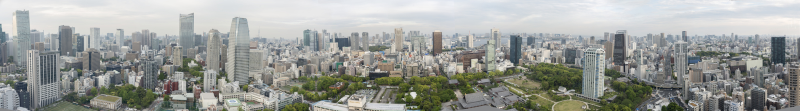
//> input picture crazygl/procedural-city/textures/city.jpg, 1600 x 222 px, given in place of lol.mpg, which was not available (shown at 1/2 size)
$ ./main   (built with g++ and OpenCV 4)
//> lines starting //> are read from the running program, lines starting //| are printed output that depends on the picture; after the words box and inside, x2 and y2 are one past the last pixel; in counts of white or black regions, pixels touching at a corner belong together; pictures that were not available may be replaced by others from this repository, and a replacement may not be noted
#include "../../../include/cvheaders.hpp"

/*
    Laboratoire 5 : tracking object depuis camera

    Faire le suivit d'object entrant dans le champs de vision de la caméra :
        1. Afficher un carré autour des objects
        2. Dire où l'object a quitter l'écran ( haut, bas , gauche, droite )

*/
using namespace std;
using namespace cv;


#define MAX_NUM_OBJECTS 10

#define MIN_OBJECT_AREA 20*20
#define MAX_OBJECT_AREA CAPTURE_WIDTH*CAPTURE_HEIGHT/1.5


int CAPTURE_WIDTH = 1280;
int CAPTURE_HEIGHT =  720;
const char * AppName = "Lab5 Tracking";
const char * wOrigin = "Image d'origine";
const char * wHsv = "Image HSV";
const char * wThres = "Image Thresholded";
const char * wMorph = "Image Morphological";
const char * wTrack = "Configuration";


// initialise les maximums et minimum pour hsv
int H_MIN = 0;
int H_MAX = 256;
int S_MIN = 0;
int S_MAX = 256;
int V_MIN = 0;
int V_MAX = 256;


// [5 lines left out: function intToString, not called in this run]

void on_trackbar(int t, void*) {

}

void createMyTrackBar() {
    cv::namedWindow(wTrack,0);
    char TrackbarName[50];
    sprintf( TrackbarName, "H_MIN", H_MIN);
	sprintf( TrackbarName, "H_MAX", H_MAX);
	sprintf( TrackbarName, "S_MIN", S_MIN);
	sprintf( TrackbarName, "S_MAX", S_MAX);
	sprintf( TrackbarName, "V_MIN", V_MIN);
	sprintf( TrackbarName, "V_MAX", V_MAX);

    createTrackbar( "H_MIN", wTrack, &H_MIN, H_MAX, on_trackbar );
//> slider 'H_MIN' is set to 51
    createTrackbar( "H_MAX", wTrack, &H_MAX, H_MAX, on_trackbar );
    createTrackbar( "S_MIN", wTrack, &S_MIN, S_MAX, on_trackbar );
//> slider 'S_MIN' is set to 51
    createTrackbar( "S_MAX", wTrack, &S_MAX, S_MAX, on_trackbar );
    createTrackbar( "V_MIN", wTrack, &V_MIN, V_MAX, on_trackbar );
//> slider 'V_MIN' is set to 51
    createTrackbar( "V_MAX", wTrack, &V_MAX, V_MAX, on_trackbar );

}


bool parseKeyPress(int keyNum) {
    if(keyNum > 0)
        return true;
    return false;
}

// [77 lines left out: functions drawObject, morphImg, trackFilteredObject, not called in this run]


int main(int argv,char ** argc)
{
    // Numero de la camera utilisé
    int device = 0;

    bool trackObject = false;
    bool morphOps = false;

    int x=0, y=0;

	cv::VideoCapture cap("C:\\Users\\wq\\lol.mpg");
    if(!cap.isOpened()) {
        std::cerr << "Impossible d'ouvrir la capture sur le device " << device << std::endl;
        return 1;
    }

    cap.set(CAP_PROP_FRAME_HEIGHT,CAPTURE_HEIGHT);
    cap.set(CAP_PROP_FRAME_WIDTH,CAPTURE_WIDTH);

    cv::namedWindow(AppName);

    createMyTrackBar();

    cv::Mat img, imgHsv, imgThresh, imgMorph;

    CAPTURE_HEIGHT = img.rows;
    CAPTURE_WIDTH = img.cols;

    while(1) {
        if(!cap.read(img)) {
        	std::cerr << "Error capturing " << std::endl;
        	return 1;
        }
//> img is the input picture: 222 rows x 1600 cols, CV_8UC3; mean B, G, R 153.4, 157.6, 155.1


        // Fait notre traitement sur l'image
        cv::medianBlur(img,img,5);
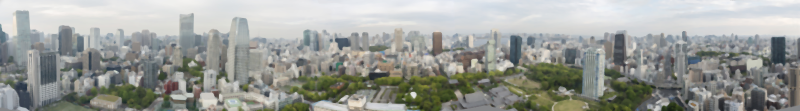
//> img: 222 rows x 1600 cols, CV_8UC3 (shown at 1/2 size); mean B, G, R 153.1, 157.7, 155.2
        // change l'image en hsv
        cvtColor(img,imgHsv,COLOR_BGR2HSV);
//> imgHsv: 222 rows x 1600 cols, CV_8UC3; mean H, S, V 64.3, 24.9, 160.6

        // filtre l'image hsv selon les valeurs
        inRange(imgHsv,Scalar(H_MIN,S_MIN,V_MIN),Scalar(H_MAX,S_MAX,V_MAX),imgThresh);
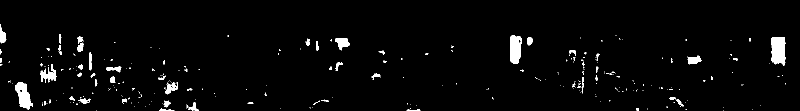
//> imgThresh: 222 rows x 1600 cols, CV_8UC1 (shown at 1/2 size); 2.6% white; 309 white regions (252 under 20 px), largest, box (x1, y1, x2, y2) and area: (1542, 74, 1571, 131) 1397, (1020, 71, 1044, 128) 1106, (30, 164, 66, 219) 1072

        // performe une operation morphologique pour eliminer le bruit
        if(morphOps) {
            morphImg(imgThresh);
        }

        if(trackObject) {
            trackFilteredObject(x,y,imgThresh,img);
        }

        imshow(wThres,imgThresh);
        imshow(AppName,img);
        imshow(wHsv,imgHsv);
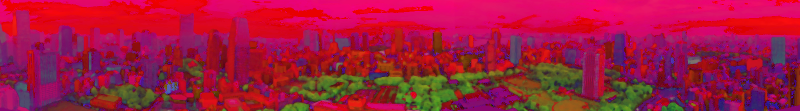
//> window 'Image HSV': 222 rows x 1600 cols, CV_8UC3 (shown at 1/2 size); mean B, G, R 64.3, 24.9, 160.6


        if(parseKeyPress(cv::waitKey(30))) {
//> the Esc key is pressed
        	// Quitte la boucle
    		break;
		}
	}
    cap.release();
    cvDestroyAllWindows();

    return 0;
}

$ run again, on crazygl/procedural-city/textures/grass.jpg
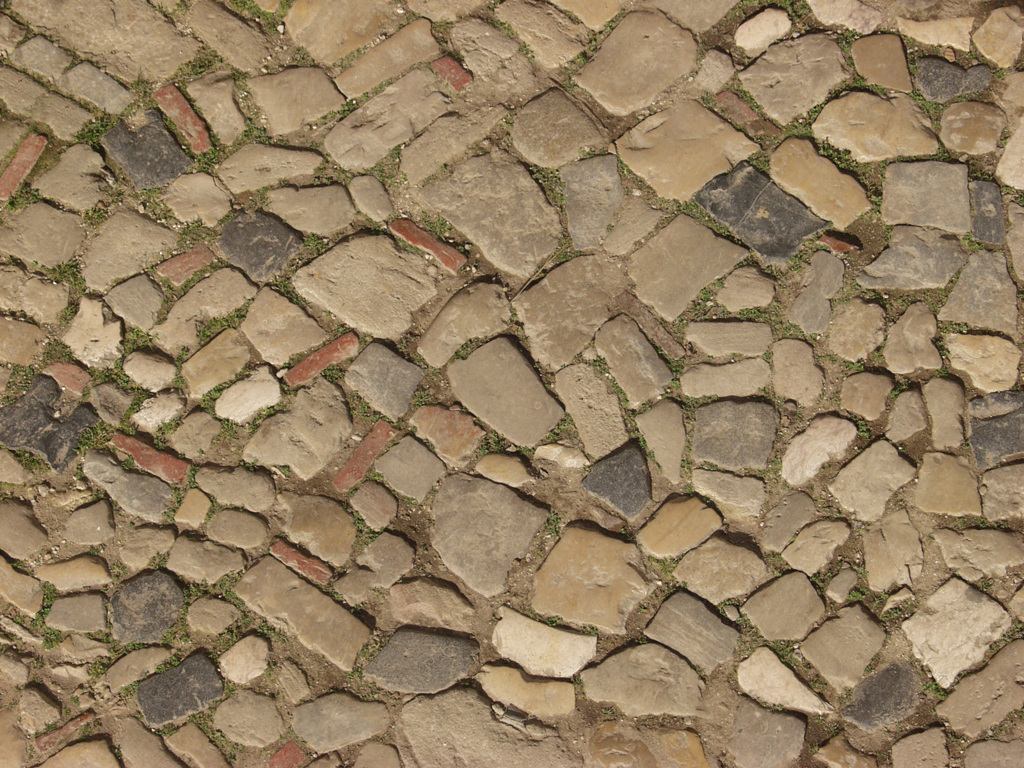
//> input picture crazygl/procedural-city/textures/grass.jpg, 1024 x 768 px, given in place of lol.mpg, which was not available
//> img is the input picture: 768 rows x 1024 cols, CV_8UC3; mean B, G, R 97.7, 127.4, 148.6
//> imgHsv: 768 rows x 1024 cols, CV_8UC3; mean H, S, V 17.5, 89.7, 149.1
//> `inRange(imgHsv,Scalar(H_MIN,S_MIN,V_MIN),Scalar(H_MAX,S_MAX,V_MAX),img..`:
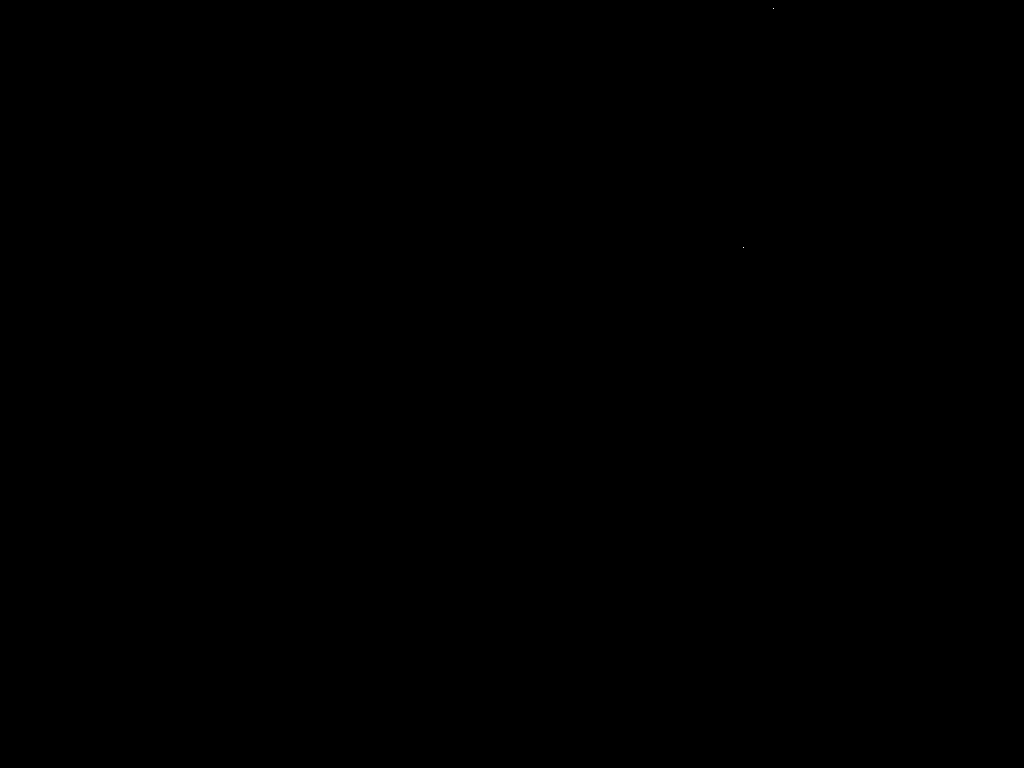
//> imgThresh: 768 rows x 1024 cols, CV_8UC1; 0% white in thin lines or dots, all inside (x1, y1, x2, y2) = (743, 8, 774, 248)
//> `imshow(wHsv,imgHsv);`:
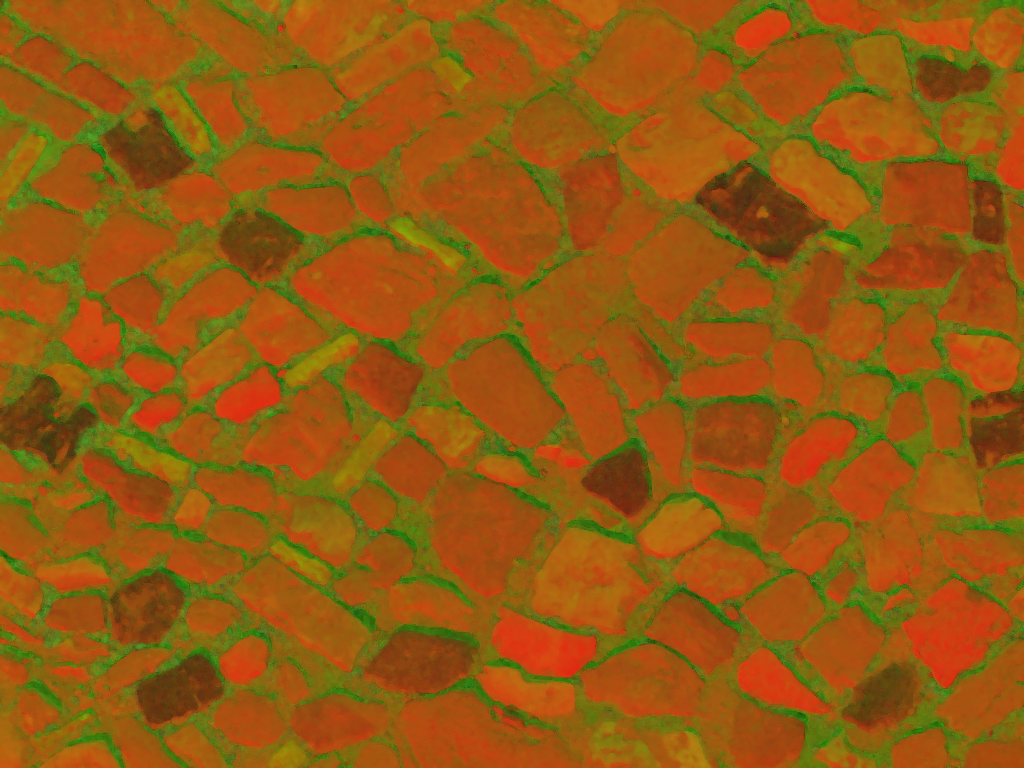
//> window 'Image HSV': 768 rows x 1024 cols, CV_8UC3; mean B, G, R 17.5, 89.7, 149.1

$ run again, on crazygl/procedural-city/textures/wall.jpg
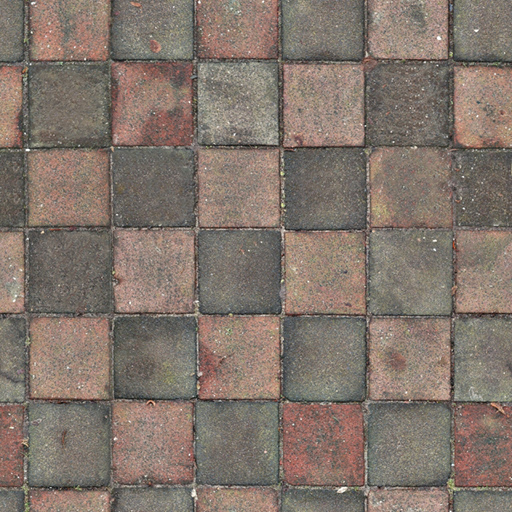
//> input picture crazygl/procedural-city/textures/wall.jpg, 512 x 512 px, given in place of lol.mpg, which was not available
//> img is the input picture: 512 rows x 512 cols, CV_8UC3; mean B, G, R 107.8, 117.3, 130.4
//> imgHsv: 512 rows x 512 cols, CV_8UC3; mean H, S, V 17.6, 42.6, 130.5
//> `inRange(imgHsv,Scalar(H_MIN,S_MIN,V_MIN),Scalar(H_MAX,S_MAX,V_MAX),img..`:
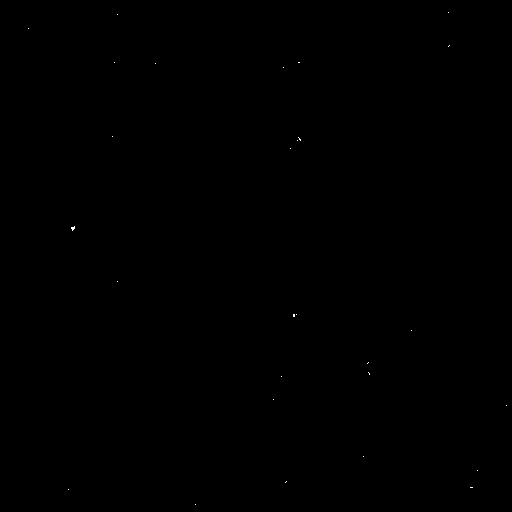
//> imgThresh: 512 rows x 512 cols, CV_8UC1; 0.02% white in thin lines or dots
//> `imshow(wHsv,imgHsv);`:
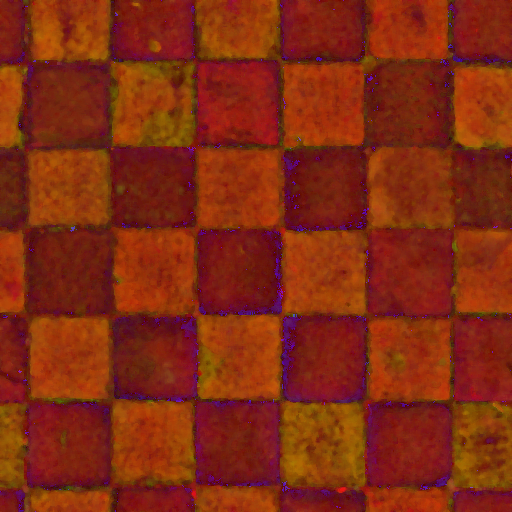
//> window 'Image HSV': 512 rows x 512 cols, CV_8UC3; mean B, G, R 17.6, 42.6, 130.5

$ run again, on crazygl/procedural-city/textures/woodenhouse.jpg
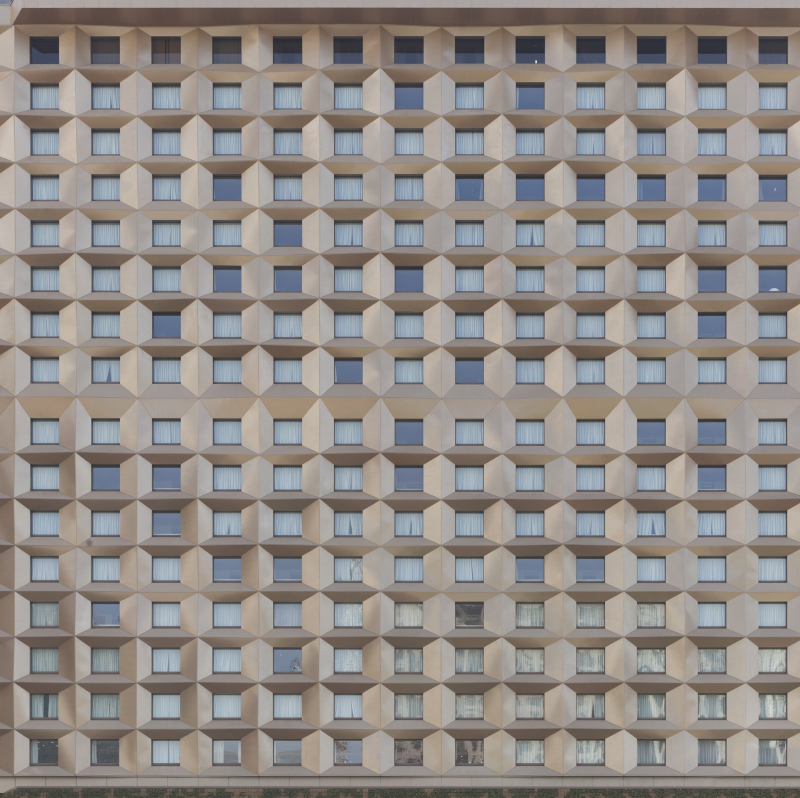
//> input picture crazygl/procedural-city/textures/woodenhouse.jpg, 1600 x 1596 px, given in place of lol.mpg, which was not available (shown at 1/2 size)
//> img is the input picture: 1596 rows x 1600 cols, CV_8UC3; mean B, G, R 135.7, 139.4, 145.1
//> imgHsv: 1596 rows x 1600 cols, CV_8UC3; mean H, S, V 36, 34.5, 150.6
//> `inRange(imgHsv,Scalar(H_MIN,S_MIN,V_MIN),Scalar(H_MAX,S_MAX,V_MAX),img..`:
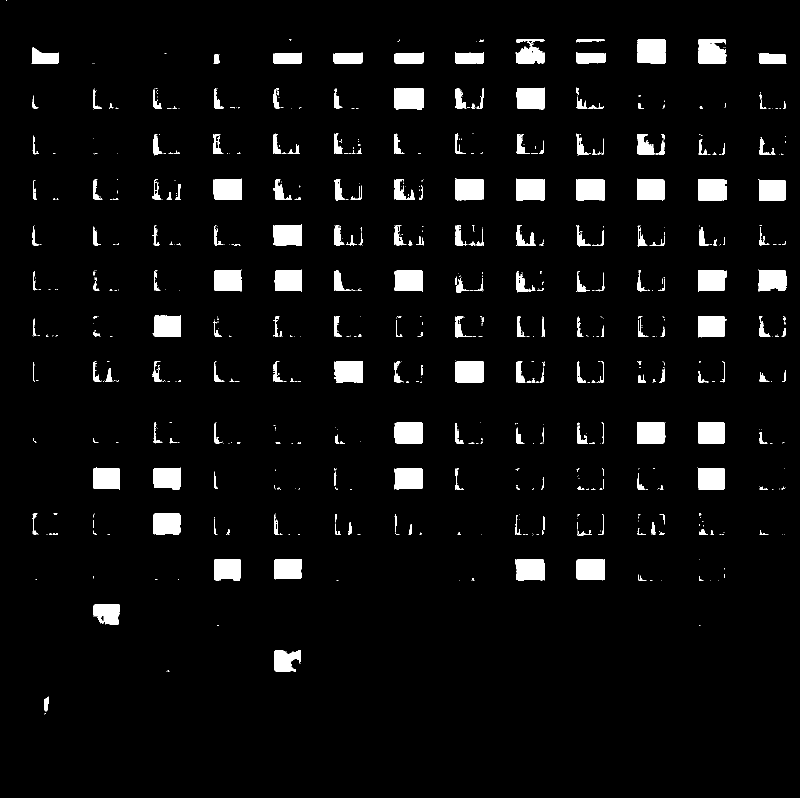
//> imgThresh: 1596 rows x 1600 cols, CV_8UC1 (shown at 1/2 size); 4.7% white; 729 white regions (497 under 20 px), largest, box (x1, y1, x2, y2) and area: (1274, 78, 1332, 127) 2732, (1396, 78, 1453, 127) 2450, (789, 176, 847, 219) 2430
//> `imshow(wHsv,imgHsv);`:
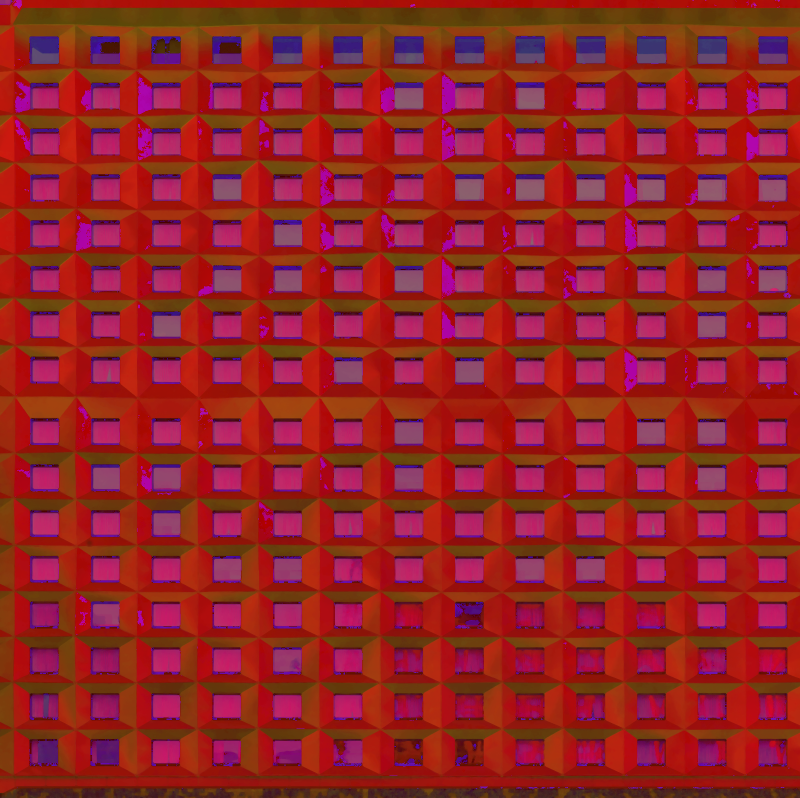
//> window 'Image HSV': 1596 rows x 1600 cols, CV_8UC3 (shown at 1/2 size); mean B, G, R 36, 34.5, 150.6
